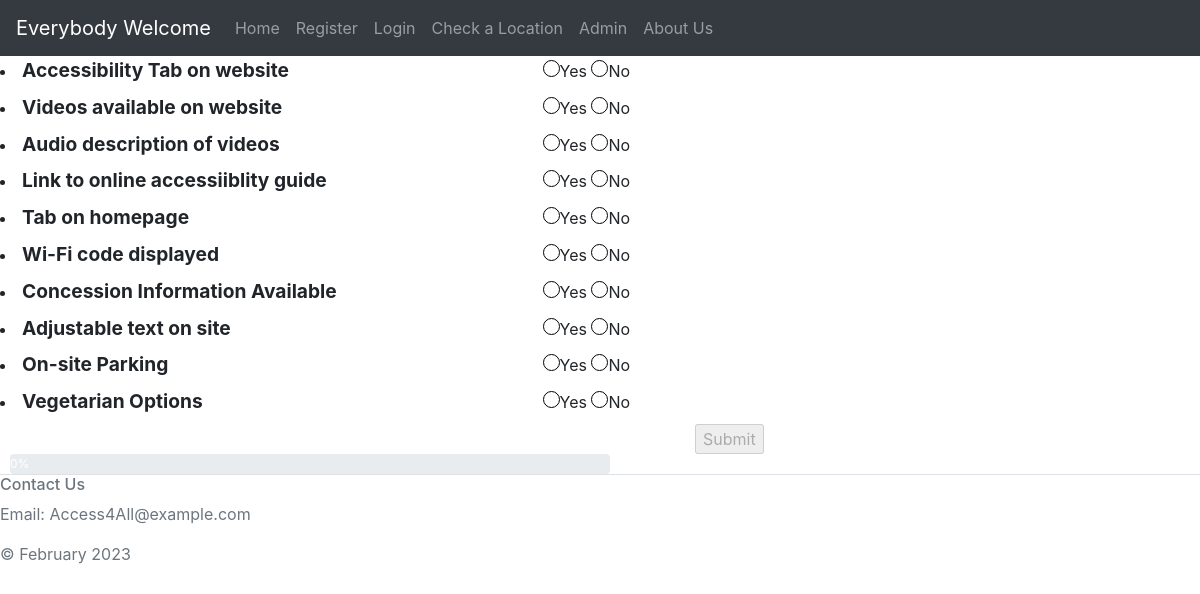
/testing.php?company=test&type=restaurant, run on the app's committed database.
### tables this page shows
CREATE TABLE "Checklist" (
	"QuestionNo"	VARCHAR(10),
	"Question"	TEXT,
	"ActionPoint"	TEXT,
	"Venue"	TEXT,
	"Type"	TEXT,
	PRIMARY KEY("QuestionNo")
);

### testing.php (the view, shortened to what this page needs)
<?php session_start();
if (isset($_SESSION['loggedin']) && $_SESSION['loggedin'] === true) {
  include 'NavbarLoggedin.php';
} else {
  include 'NavigationBar.php';
}
?>
<!DOCTYPE html>
<html>
<?php
function getQuestions()
{
  $venueType = $_GET['type'];
  $db = new SQLite3('ActionPoints.db');
  $venueType = $db->escapeString($venueType);
  $stmt = $db->prepare("SELECT QuestionNo, Question FROM Checklist WHERE (Venue = 'General' OR Venue = '$venueType')");
  $result = $stmt->execute();
  $arrayResult = [];
  while ($row = $result->fetchArray())
  {
      $arrayResult [] = $row;
  }
  return $arrayResult;
}
$questions = getQuestions();
?>
<?php foreach ($questions as $row) : ?>
<form action="ActionPlan.php" method="get">
<li>
<?php
$questionNo = $row['QuestionNo'];
$question = $row['Question'];
$idYes = $questionNo . "-yes";
$idNo = $questionNo . "-no";
?>
<label for="<?php echo $idYes ?>" style="display: inline-block; width: 43%;"><?php echo $question ?></label>
<div style="display: inline-block; text-align: left;">
    <input type='radio' id='<?php echo $idYes ?>' name='<?php echo $questionNo ?>' value='yes' style="display: inline-block;">Yes
    <input type='radio' id='<?php echo $idNo ?>' name='<?php echo $questionNo ?>' value='no' style="display: inline-block;">No
</div>
<?php endforeach;?>
<br>
    <div class="submit-container">
    <input type="submit" id="submit-btn" value="Submit" name="Submit">
</div>
  </form>
  <div class="progress">
    <div class="progress-bar" role="progressbar" aria-valuenow="0"
      aria-valuemin="0" aria-valuemax="100" style="width: 0%">
      0%
    </div>
  </div>
</body>
</html>
<?php include("Footer.php");?>

### testing.php (style rules this page uses)
input[type="radio"] { display: inline-block; }
.progress { width: 50%; height: 20px; margin-left: 10px; }
.progress-bar { height: 100%; }
label { font-weight: bold; font-size: 1.2em; }
input[type="radio"] { -webkit-appearance: none; -moz-appearance: none; appearance: none; width: 17px; height: 17px; border: 1px solid black; border-radius: 50%; transition: background-color 0.2s ease; }
.submit-container { text-align: left; margin-left: 695px; }

### data on the page
checklist: Question "Accessibility Tab on website"
checklist: Question "Videos available on website"
checklist: Question "Audio description of videos"
checklist: Question "Link to online accessiiblity guide"
checklist: Question "Tab on homepage"
checklist: Question "Wi-Fi code displayed"
checklist: Question "Concession Information Available"
checklist: Question "Adjustable text on site"
checklist: Question "On-site Parking"
checklist: Question "Vegetarian Options"
